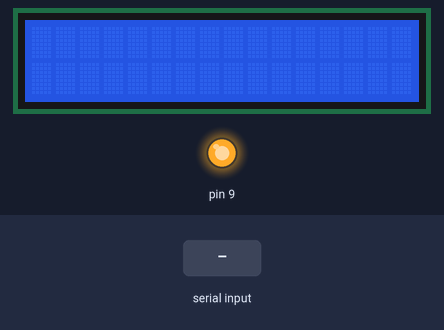
Bench run of a sketch on a simulated Arduino Uno, built with avr-gcc and run on an emulated ATmega328P. Shown: 16×2 character LCD, output pins drawn as LEDs (lit = HIGH). The test bench sets the inputs (shaded band). What the sketch prints to the serial monitor is not drawn.

Above: at 1.2 s.
1.3 s: "1\n" received over Serial
At 1.81 s:
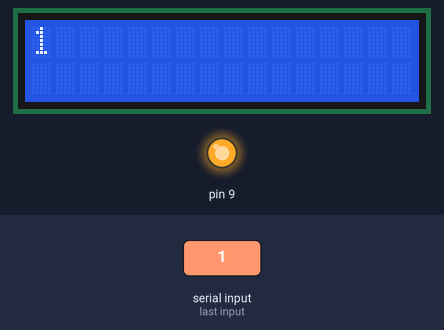
2.8 s: "-\n" received over Serial
At 3.02 s:
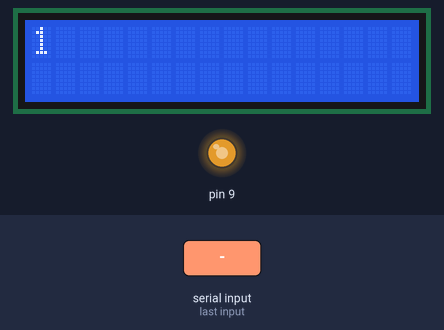
5.0 s: "+\n" received over Serial
At 5.23 s:
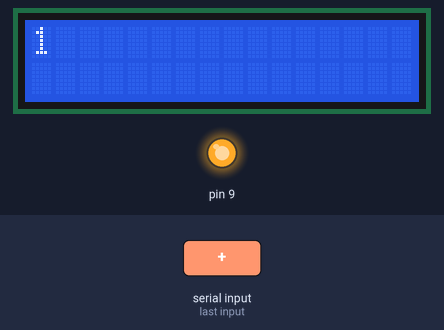
Timing chart, 0 to 8.0 s (numbered marks = the images above; inputs shaded):
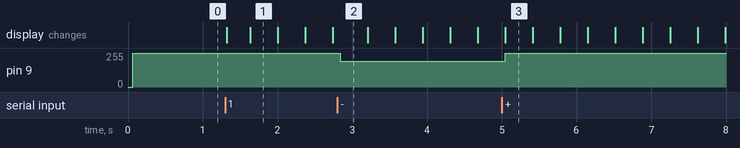

Measured:
- after the input at 1.3 s, the display: changes at once (image 1)
- after the input at 2.8 s, pin 9: 255/255 → 192/255 at once
- after the input at 5.0 s, pin 9: 192/255 → 255/255 after 0.05 s

The sketch:

zadanie1b-3.ino
```cpp
// Zadanie 1b-3
// przy pomocy terminala (ctrl + shift + M) wpisujemy tekst który pojawi się na wyświetlaczu 2x16 znaków, potrzebna biblioteka liquidcrystal
// + sterujemy jasnością podświetlenia przy pomocy znaków + i -

#include <LiquidCrystal.h>
LiquidCrystal lcd(2, 3, 4, 5, 6, 7);

String str;
String letters;
int light = 255;

void setup() {
  pinMode (9, OUTPUT);
  lcd.begin(16, 2);
  lcd.noCursor();
  Serial.begin(9600);
  Serial.println("Wpisz tekst:");
  digitalWrite(9, HIGH);		// podpinamy do tego pinu podświetlenie (pin 15 na wyświetlaczu), pin musi być z tyldą (analogWrite)
}

void loop() {
  lcd.setCursor(0, 0);
  literki();
  lcd.print(letters);
  delay(50);
  lcd.clear();
}

void literki() {
  if (Serial.available()) {
    str = Serial.readStringUntil('\n');
    if (str == "+" || str == "-") {	// jeżeli wpiszemy - lub +
      raito();				// odpalamy funkcję "raito"
    }
    else {
      letters = str;
      Serial.println(letters);
    }
  }
}

void raito() {				// funkcja sterująca podświetleniem
  if (str == "-") {
   light -= 255/4; 			// zmniejszamy jasność o ¼
  }
  if (str == "+") {
    light += 255/4;
  }
  analogWrite(9, light);
}
```
